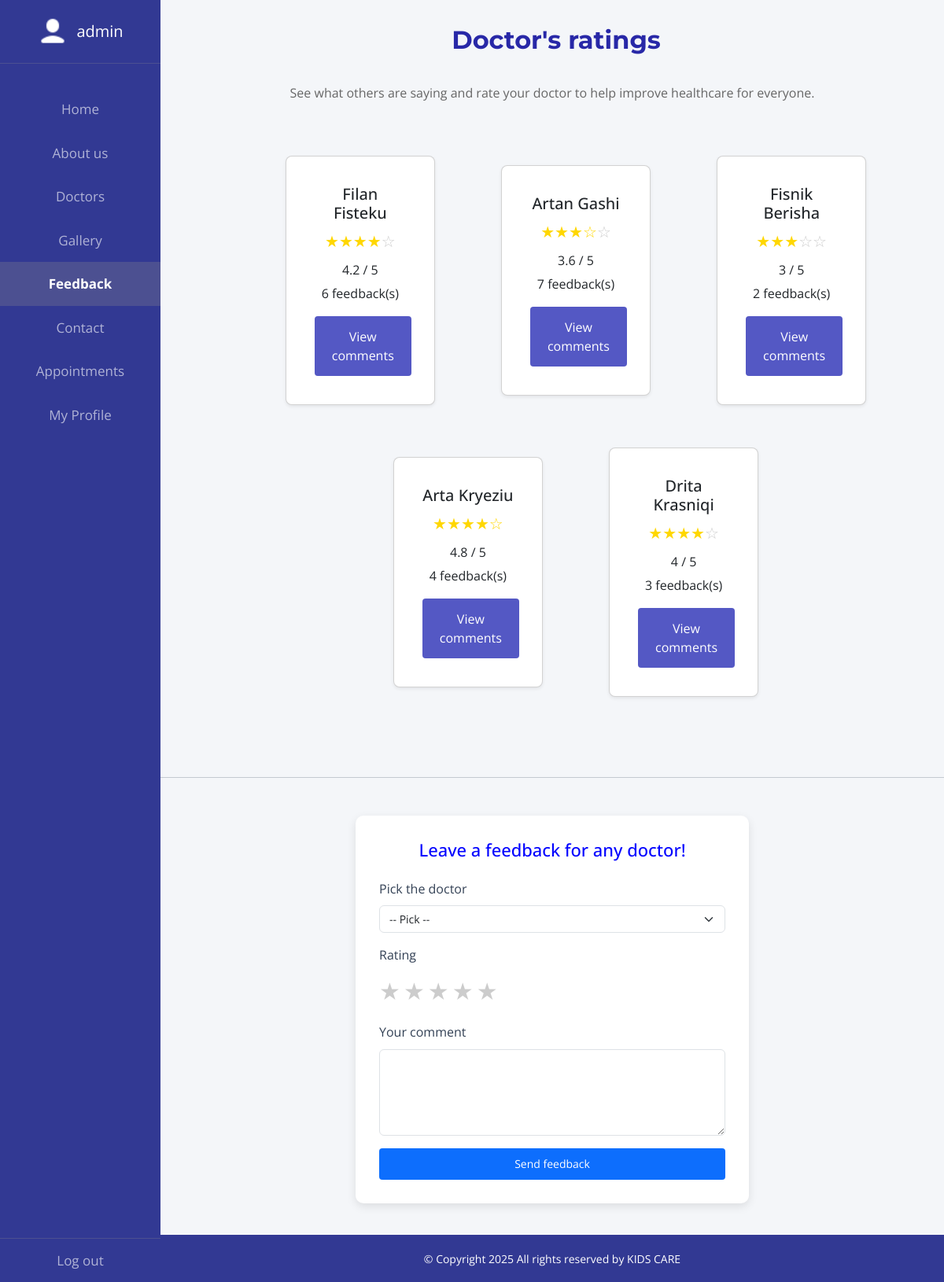
The app's page /feedback.php (signed in) with its own data.
### tables this page shows
CREATE TABLE `users` (
  `id` int(10) NOT NULL,
  `username` varchar(255) NOT NULL,
  `email` varchar(255) NOT NULL,
  `password` varchar(255) NOT NULL,
  `role_id` int(11) DEFAULT NULL
);

### feedback.php (the view, shortened to what this page needs)
<?php
include 'includes/functions/connect.php';
?>
<!DOCTYPE html>
<html lang="en">
<head>
    <link href="https://cdn.jsdelivr.net/npm/bootstrap@5.3.0/dist/css/bootstrap.min.css" rel="stylesheet">
    <link rel="stylesheet" href="menus.css">
</head>
<body>
<?php include "includes/templates/sidebar.php"; ?>
<div class="content">
    <div class="container" style="flex-direction:column;justify-content:center;align-items:center">
        <h1 class="ml-0 text-center">Doctor's ratings</h1>
        <p class="feedback-paragraph">See what others are saying and rate your doctor to help improve healthcare for everyone.</p>
        <div class="row" style="width:100%;margin:0;padding:0;justify-content:center;align-items:center">
                <?php
                $doctors = $conn->query("
                    SELECT u.id, u.username,
                        AVG(df.rating) as avg_rating,
                        COUNT(df.id) as total_feedbacks
                    FROM users u
                    LEFT JOIN doctor_feedback df ON u.id = df.doctor_id
                    WHERE u.role_id = 2
                    GROUP BY u.id
                ");
                while ($doc = $doctors->fetch_assoc()):
                    $avg = round($doc['avg_rating'], 1);
                ?>
                <div class="col-md-4 mb-4">
                    <div class="card shadow-sm h-100">
                        <div class="card-body text-center">
                            <h5 class="card-title"><?= htmlspecialchars($doc['username']) ?></h5>
                            <div class="mb-2">
                                <?php
                                $fullStars = floor($avg);
                                $halfStar = $avg - $fullStars >= 0.5;
                                for ($i = 0; $i < $fullStars; $i++) echo '<span style="color: gold; font-size: 20px;">★</span>';
                                if ($halfStar) echo '<span style="color: gold; font-size: 20px;">☆</span>';
                                for ($i = $fullStars + $halfStar; $i < 5; $i++) echo '<span style="color: #ccc; font-size: 20px;">☆</span>';
                                ?>
                            </div>
                            <p class="mb-1"><?= $avg ?> / 5</p>
                            <p><?= $doc['total_feedbacks'] ?> feedback(s)</p>
                            <button class="btn btn-outline-primary btn-sm" data-bs-toggle="collapse" data-bs-target="#comments<?= $doc['id'] ?>">View comments</button>
                        </div>
                    </div>
                </div>
                <?php endwhile; ?>
            </div>
        </div>
    <hr class="my-5">
        <div class="feedback-form">
        <h3 class="mb-4 text-center">Leave a feedback for any doctor!</h3>
        <form method="post" action="">
            <div class="mb-3">
                <label for="doctor" class="form-label">Pick the doctor</label>
                <select class="form-select" name="doctor" id="doctor" required>
                    <option value="">-- Pick --</option>
                </select>
            </div>
           <div class="mb-3">
                <label class="form-label">Rating</label>
                <div class="rating d-flex gap-1">
                    <?php for ($i = 1; $i <= 5; $i++): ?>
                        <label class="star" for="star<?= $i ?>" data-value="<?= $i ?>">★</label>
                    <?php endfor; ?>
                </div>
            </div>
            <div class="mb-3">
                <label class="form-label">Your comment</label>
                <textarea class="form-control" name="comment" rows="4" required></textarea>
            </div>
            <button type="submit" class="btn btn-primary w-100">Send feedback</button>
        </form>
    </div>
    <?php include "includes/templates/footer.php"; ?>
</div>
</body>
</html>

### menus.css (style rules this page uses)
body { font-family: 'Open Sans', sans-serif; color: var(--text-color); background-color: #f9fafb; line-height: 1.6; margin: 0; padding: 0; }
:root { --primary-color: #2563eb; --primary-dark: #1e40af; --secondary-color: #f8fafc; --text-color: #334155; --light-gray: #e2e8f0; --border-radius: 12px; --box-shadow: 0 4px 6px -1px rgba(0, 0, 0, 0.1), 0 2px 4px -1px rgba(0, 0, 0, 0.06); --transition: all 0.3s ease; }
h1, h2 { font-family: 'Montserrat', sans-serif; font-size: 2.5rem; font-weight: 700; color: var(--primary-dark); margin: 2rem 0 1rem; position: relative; padding-bottom: 1rem; }
.content { position: absolute; top: 0; left: 17%; right: 0; }
.container { width: 85%; max-width: 1200px; margin: 0 auto; display: flex; flex-wrap: wrap; justify-content: space-between; }
.content h1 { color: rgb(40, 40, 167); }
body { background: #f5f7fa; }
h1 { font-size: 36px; color: #333; margin-bottom: 20px; margin-left:10px; }
.card { background: #fff; border-radius: 8px; box-shadow: 0 2px 8px rgba(0,0,0,0.1); padding: 20px; margin-bottom: 30px; max-width: 1400px; margin-left:60px; }
.btn { padding: 10px 18px; border: none; border-radius: 4px; color: white; cursor: pointer; transition: background 0.3s ease; font-size: 16px; padding: 14px 22px; }

### feedback.php (style rules this page uses)
body { background: #f4f6f9; }
h1 { font-size:32px!important; }
.feedback-form { max-width: 500px; margin: 40px auto; background: white; border-radius: 10px; box-shadow: 0 4px 12px rgba(0,0,0,0.1); padding: 30px; }
.rating .star { font-size: 30px; color: #ccc; cursor: pointer; transition: color 0.2s; }
.btn-outline-primary { background-color:#5458c4; }
.feedback-form h3 { color:blue; font-size:22px; }
.feedback-paragraph { color:#666; padding-bottom:50px; font-size:16px; margin-top:0px; text-align:center; }
.form-label { font-size:16px; }
.form-select { font-size:14px; }
.btn-primary { height:40px; font-size:14px; padding:0; }

### records on screen
users: username "Filan Fisteku", avg "4.2", total_feedbacks "6"
users: username "Artan Gashi", avg "3.6", total_feedbacks "7"
users: username "Fisnik Berisha", avg "3", total_feedbacks "2"
users: username "Arta Kryeziu", avg "4.8", total_feedbacks "4"
users: username "Drita Krasniqi", avg "4", total_feedbacks "3"

### other values on screen
$username "admin"
